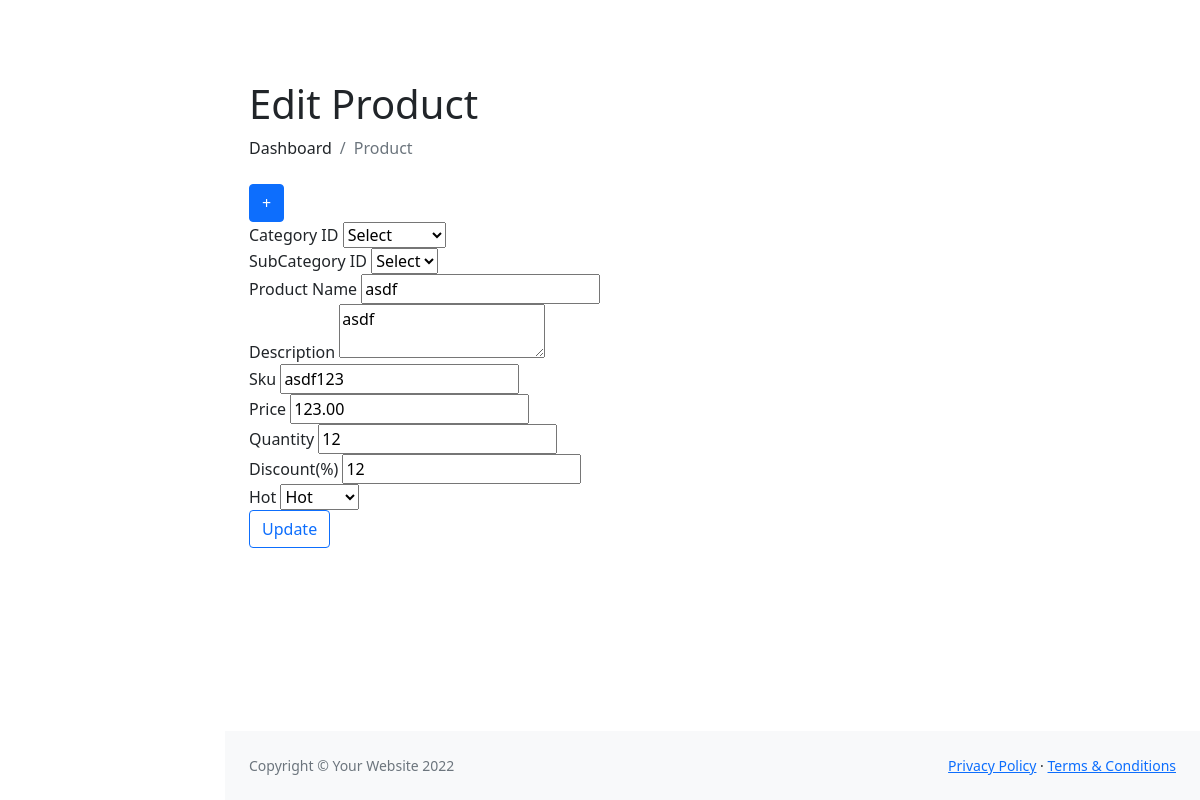
The app's page /admin/product/edit.php?id=6 (signed in), older data.
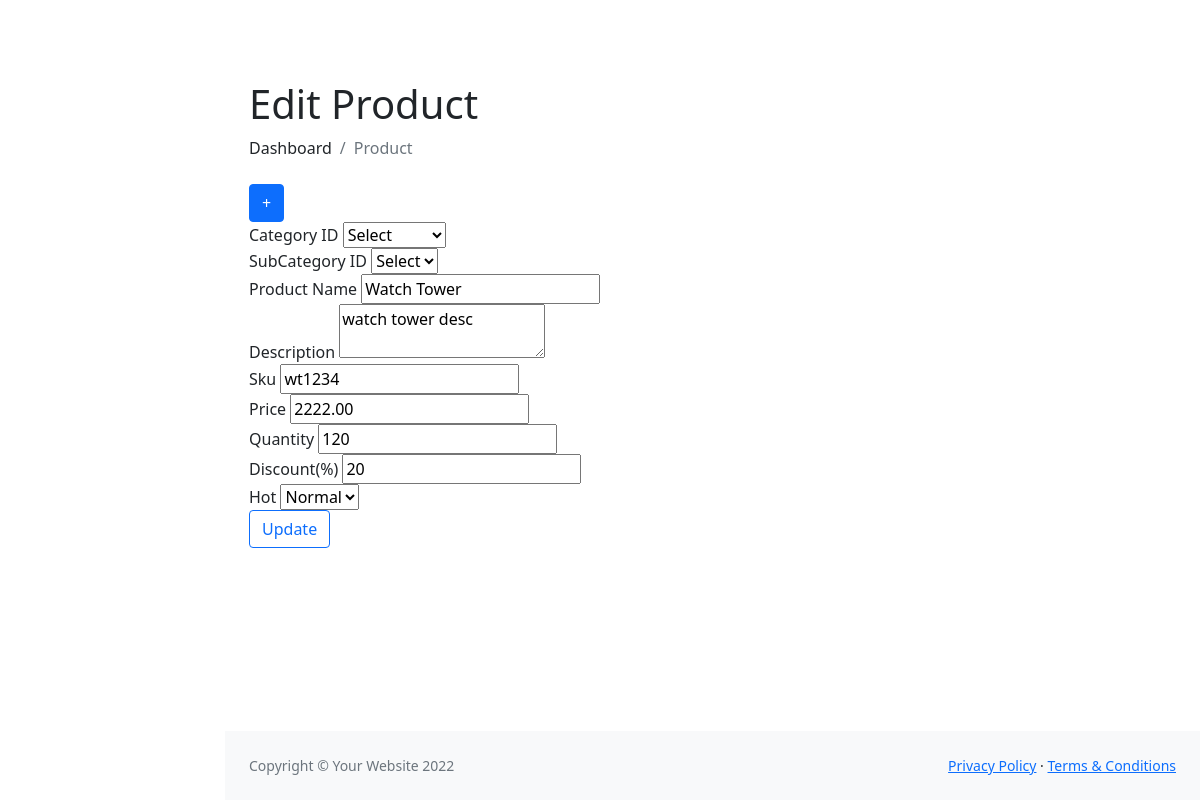
The same page, newer data.
### tables this page shows
CREATE TABLE `products` (
  `id` int(11) NOT NULL,
  `category_id` int(11) NOT NULL,
  `subcategory_id` int(11) NOT NULL,
  `name` varchar(256) NOT NULL,
  `description` text NOT NULL,
  `sku` varchar(128) NOT NULL,
  `images` varchar(512) NOT NULL,
  `price` float(10,2) NOT NULL,
  `quantity` int(6) NOT NULL,
  `discount` int(2) NOT NULL,
  `hot` set('0','1') NOT NULL,
  `created_at` timestamp NOT NULL DEFAULT current_timestamp()
);

### admin/product/edit.php (the view, shortened to what this page needs)
<?php
require "../../inc/connection.php";
$p = "select * from products where id='".$_GET['id']."' limit 1";
$r = $conn->query($p);
$p = $r->fetch_assoc();
?>
<!DOCTYPE html>
<html lang="en">
    <head>
        <link href="https://cdn.jsdelivr.net/npm/simple-datatables@latest/dist/style.css" rel="stylesheet" />
        <link href="../css/styles.css" rel="stylesheet" />
        <link rel="stylesheet" href="https://cdn.jsdelivr.net/npm/bootstrap-icons@1.10.3/font/bootstrap-icons.css">
    </head>
    <body class="sb-nav-fixed">
        <div id="layoutSidenav">
            <div id="layoutSidenav_content">
                <main>
                    <div class="container-fluid px-4">
                        <h1 class="mt-4">Edit Product</h1>
                        <ol class="breadcrumb mb-4">
                            <li class="breadcrumb-item">Dashboard</li>
                            <li class="breadcrumb-item active">Product</li>
                        </ol>
<button class="btn btn-primary" id="showFormBtn">+</button>
<div id="productFormContainer">
    <form action="" method="post" enctype="multipart/form-data">
        <label>Category ID</label>
        <select name="category_id" id="category_id">
            <option value="-1">Select</option>
        </select> <br>
        <label>SubCategory ID</label>
        <select name="subcategory_id" id="subcategory_id">
            <option value="-1">Select</option>
        </select> <br>
        <label>Product Name</label>
        <input type="text" name="name" required value="<?= $p['name'] ?>"> <br>
        <label>Description</label>
        <textarea name="description" required><?= $p['description'] ?></textarea> <br>
        <label>Sku</label>
        <input type="text" name="sku" required value="<?= $p['sku'] ?>"> <br>
        <label>Price</label>
        <input type="text" name="price" required value="<?= $p['price'] ?>"> <br>
        <label>Quantity</label>
        <input type="number" name="quantity" required value="<?= $p['quantity'] ?>"> <br>
        <label>Discount(%)</label>
        <input type="text" name="discount" required value="<?= $p['discount'] ?>"> <br>
        <label>Hot</label>
        <select name="hot" id="hot">
            <option value="0" <?= $p['hot']=="0"?"selected":"" ?>>Normal</option>
            <option value="1" <?= $p['hot']=="1"?"selected":"" ?>>Hot</option>
        </select>
        <br>
        <input type="submit" class="btn btn-outline-primary" name="updateproduct" value="Update">
    </form>
</div>
                    </div>
                </main>
                <footer class="py-4 bg-light mt-auto">
                    <div class="container-fluid px-4">
                        <div class="d-flex align-items-center justify-content-between small">
                            <div class="text-muted">Copyright &copy; Your Website 2022</div>
                            <div>
                                <a href="#">Privacy Policy</a>
                                &middot;
                                <a href="#">Terms &amp; Conditions</a>
                            </div>
                        </div>
                    </div>
                </footer>
            </div>
        </div>
    </body>
</html>

Row changes from the older to the newer data that the page shows:
changed products: name "asdf" → "Watch Tower"; description "asdf" → "watch tower desc"; sku "asdf123" → "wt1234"; price "123.00" → "2222.00"; quantity "12" → "120"; discount "12" → "20"; hot "Hot" → "Normal"
